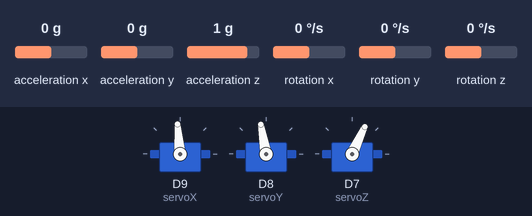
The sketch below on a simulated Arduino Nano 33 IoT. On the bench: 3 × servo. The test bench sets the inputs (shaded band); at power-on: acceleration x 0 g, acceleration y 0 g, acceleration z 1 g, rotation y 0 °/s, rotation z 0 °/s, rotation x 0 °/s. Nothing arrives over Bluetooth unless stated; what the sketch prints to the serial monitor is not drawn.

Above: at 10.9 s.
11.0 s: acceleration x set to -1.4 g
At 13.8 s:
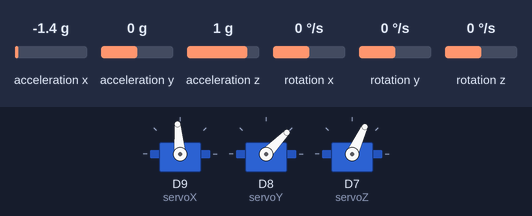
14.0 s: acceleration y set to 0.2 g
At 14.42 s:
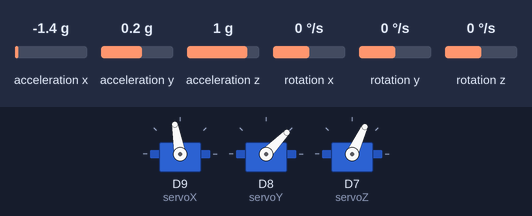
17.0 s: acceleration z set to -1.4 g
At 19.0 s:
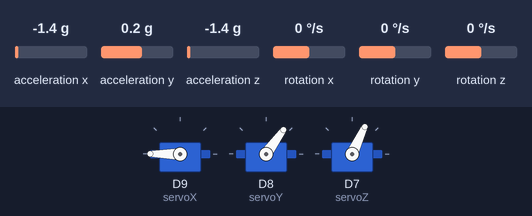
20.0 s: rotation y set to -192 °/s
23.0 s: rotation z set to -192 °/s
At 25.0 s:
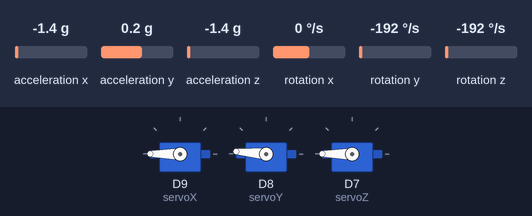
25.3 s: acceleration x set to -0.8 g
At 26.0 s:
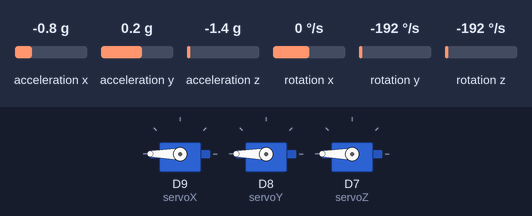
Timing chart, 0 to 28.0 s (numbered marks = the images above; inputs shaded):
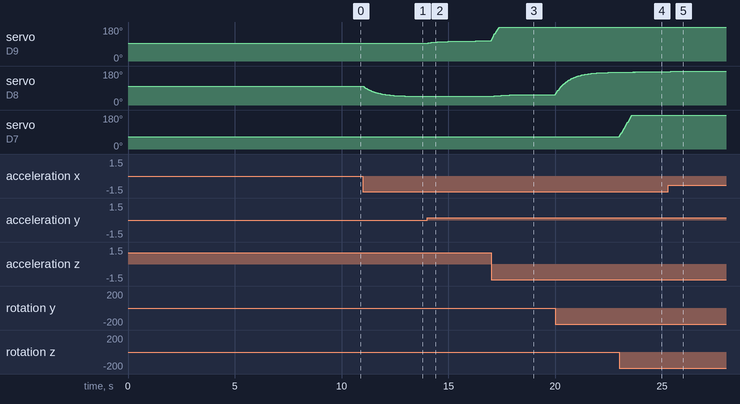

Measured:
- after the input at 11.0 s, servo on D8 (servoY): moves from 100° to 46° over 2.3 s, starting at once
- after the input at 14.0 s, servo on D9 (servoX): moves from 95° to 106° over 2.2 s, starting after 0.06 s; servo on D8 (servoY): stays 46° (without the input it goes to 45° after 0.02 s)
- after the input at 17.0 s, servo on D9 (servoX): moves from 106° to 180° over 0.38 s, starting at once; servo on D8 (servoY): moves from 46° to 55° over 2.1 s, starting after 0.08 s
- after the input at 23.0 s, servo on D7 (servoZ): moves from 65° to 180° over 0.59 s, starting at once
- after the input at 25.3 s, servo on D8 (servoY): 175° → 180° at once

The sketch:

stabilisation.ino
```cpp
#include <Arduino_LSM6DSOX.h> // Bibliothèque pour l'IMU intégrée
#include <Servo.h> // Contrôle des servomoteurs
#include <ArduinoBLE.h> // Communication Bluetooth Low Energy

// Déclaration des objets Servo pour contrôler les servomoteurs sur les axes X, Y, Z
Servo servoX;
Servo servoY;
Servo servoZ;

// Offsets manuels définis par l'utilisateur pour calibrer mécaniquement les servos
int roll_offset = 5;
int pitch_offset = 10;
int yaw_offset = -25;

// Variables globales pour les données des capteurs
float Ax, Ay, Az; // Accélérations sur axes X,Y,Z
float Gx, Gy, Gz; // Vitesses angulaires du gyroscope sur axes X,Y,Z
float roll = 0, pitch = 0, yaw = 90; // Angles d'orientation initiaux (en degrés)

// Offsets du gyroscope pour compenser la dérive initiale
float Gx_offset = 0, Gy_offset = 0, Gz_offset = 0;

// Coefficient pour le filtre complémentaire (ajustable entre 0 et 1)
const float alpha = 0.98;

// Temps pour calculer l'écart entre deux mesures (deltaT)
unsigned long lastTime;

// Définition du service BLE et caractéristique pour transmettre les angles
BLEService angleService("053c38bf-fcad-4014-bb61-611af9a9e6aa");
BLECharacteristic angleCharacteristic("4c5800c3-eca9-48ab-8d04-e1d02d7fe771", BLERead | BLENotify, 12);

// Fonction pour calibrer automatiquement les offsets du gyroscope au démarrage
void calibrateGyro() {
  Serial.println("Calibration gyroscope...");
  float sumGx = 0, sumGy = 0, sumGz = 0;
  int samples = 500;
  for (int i = 0; i < samples; i++) {
    if (IMU.gyroscopeAvailable()) {
      IMU.readGyroscope(Gx, Gy, Gz);
      sumGx += Gx;
      sumGy += Gy;
      sumGz += Gz;
    }
    delay(5);
  }
  Gx_offset = sumGx / samples;
  Gy_offset = sumGy / samples;
  Gz_offset = sumGz / samples;
  Serial.println("Calibration terminée !");
}

void setup() {
  // Initialisation du port série pour debug
  Serial.begin(115200);

  // === Correction ici : suppression du blocage si pas de Moniteur Série ouvert ===
  delay(2000); // Petite pause pour laisser le temps à l'USB de s'initialiser si besoin

  // Initialisation du BLE (Bluetooth Low Energy)
  if (!BLE.begin()) {
    Serial.println("Échec de l'initialisation du BLE !");
    // Redémarrage en cas d'échec d'initialisation du BLE (évite blocage infini)
    NVIC_SystemReset();
  }
  angleService.addCharacteristic(angleCharacteristic);
  BLE.addService(angleService);
  BLE.advertise();
  Serial.println("Périphérique BLE démarré");

  // Initialisation de l'IMU intégré (accéléromètre et gyroscope)
  if (!IMU.begin()) {
    Serial.println("Erreur : Impossible d'initialiser l'IMU !");
    // Redémarrage aussi en cas d'échec IMU
    NVIC_SystemReset();
  }

  Serial.println("=======================================");
  Serial.println("!!! ATTENTION !!!");
  Serial.println("Posez la cuillère bien à plat, immobile.");
  Serial.println("Début de la calibration dans 3 secondes...");
  Serial.println("=======================================");
  delay(3000);

  // Calibration automatique du gyroscope
  calibrateGyro();

  // Initialisation des angles à partir de l'accéléromètre (mesure initiale)
  float sumAx = 0, sumAy = 0, sumAz = 0;
  int samples = 100;
  for (int i = 0; i < samples; i++) {
    if (IMU.accelerationAvailable()) {
      IMU.readAcceleration(Ax, Ay, Az);
      sumAx += Ax;
      sumAy += Ay;
      sumAz += Az;
    }
    delay(5);
  }
  Ax = sumAx / samples;
  Ay = sumAy / samples;
  Az = sumAz / samples;

  // Calcul des angles initiaux à partir de l'accéléromètre
  float accelRoll  = atan2(Ay, Az) * 180 / PI;
  float accelPitch = atan2(-Ax, sqrt(Ay * Ay + Az * Az)) * 180 / PI;
  roll = accelRoll;
  pitch = accelPitch;
  Serial.println("Initialisation des angles terminée.");

  // Attache les servos aux broches PWM correspondantes
  servoX.attach(9);
  servoY.attach(8);
  servoZ.attach(7);

  // Positionne les servos à leur angle initial avec offsets
  servoX.write(90 + roll_offset);
  servoY.write(90 + pitch_offset);
  servoZ.write(90 + yaw_offset);
  delay(1000);

  lastTime = millis();
  Serial.println("IMU + Servos prêts !");
}

void loop() {
  // Gestion des évènements BLE
  BLE.poll();

  // Calcul du temps écoulé depuis la dernière mesure
  unsigned long currentTime = millis();
  float deltaTime = (currentTime - lastTime) / 1000.0; // en secondes
  lastTime = currentTime;

  // Protection contre des écarts trop grands (erreurs potentielles)
  if (deltaTime > 0.1) deltaTime = 0.01;

  // Lecture des données du capteur IMU (accéléromètre + gyroscope)
  if (IMU.accelerationAvailable() && IMU.gyroscopeAvailable()) {
    IMU.readAcceleration(Ax, Ay, Az);
    IMU.readGyroscope(Gx, Gy, Gz);

    // Correction des données gyroscope avec les offsets précédemment calculés
    Gx -= Gx_offset;
    Gy -= Gy_offset;
    Gz -= Gz_offset;

    // Calcul des angles depuis l'accéléromètre
    float accelRoll  = atan2(Ay, Az) * 180 / PI;
    float accelPitch = atan2(-Ax, sqrt(Ay * Ay + Az * Az)) * 180 / PI;

    // Application du filtre complémentaire pour combiner gyro et accéléro
    roll  = alpha * (roll + Gx * deltaTime) + (1 - alpha) * accelRoll;
    pitch = alpha * (pitch - Gy * deltaTime) + (1 - alpha) * (-accelPitch);
    yaw  -= Gz * deltaTime; // Yaw calculé uniquement avec gyro (peut dériver)

    // Conversion des angles en valeurs compatibles pour les servos (0-180°)
    int roll_servo  = constrain(90 + roll_offset + roll, 0, 180);
    int pitch_servo = constrain(90 + pitch_offset + pitch, 0, 180);
    int yaw_servo   = constrain(90 + yaw_offset + (yaw - 90), 0, 180);

    // Mise à jour des positions des servos
    servoX.write(roll_servo);
    servoY.write(pitch_servo);
    servoZ.write(yaw_servo);

    // Envoi des angles via BLE sous forme de tableau flottant
    float angles[3] = { (float)roll_servo, (float)pitch_servo, (float)yaw_servo };
    angleCharacteristic.writeValue((uint8_t*)angles, sizeof(angles));

    // Optionnel : affichage des valeurs sur le moniteur série (pour debug)
    //Serial.print("Roll : ");
    //Serial.print(roll_servo);
    //Serial.print(" | Pitch : ");
    //Serial.print(pitch_servo);
    //Serial.print(" | Yaw : ");
    //Serial.print(yaw_servo);
    //Serial.println();

  } else {
    Serial.println("IMU non dispo !");
  }

  delay(10); // Pause pour éviter saturation CPU
}
```
